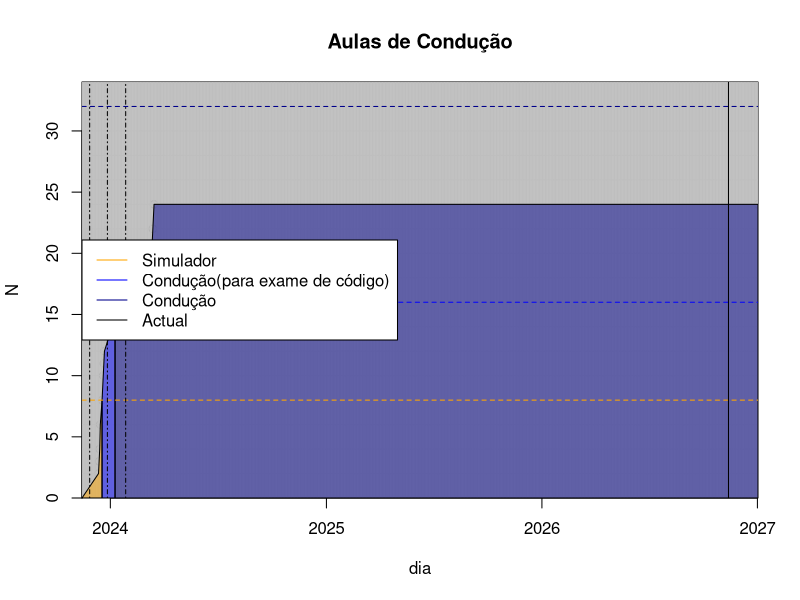

This figure's R source:
df <- read.csv(file.path("data", "aulas.csv"))

dias <- c(
  as.Date("2023-11-14"),
  as.Date(df$dia[df$conducao > 0]),
  as.Date(Sys.Date()) + 50
)
conducao <- cumsum(c(0, df$conducao[df$conducao > 0], 0))

min_dias <- min(dias)
max_dias <- max(dias)
max_conducao <- max(conducao)
diff_dias <- as.numeric(difftime(max_dias, min_dias, unit = "days"))


png(file.path("res", "conducao.png"),
  width = 8,
  height = 8,
  units = "cm",
  res = 2048,
  pointsize = 4
)

plot(dias, conducao,
  ylim = c(0, 34), xaxs = "i", yaxs = "i",
  xlab = "dia", ylab = "N", main = "Aulas de Condução"
)
grid(
  nx = diff_dias,
  ny = 17,
  lty = 1,
  col = "gray",
  lwd = 1
)

# Linhas da condução
a <- min_dias
x <- dias[conducao < 9]
b <- max(x)
y <- conducao[conducao < 9]
polygon(
  x = c(a, x, b),
  y = c(0, y, 0),
  col = adjustcolor("orange", alpha.f = 0.5)
)
if (max_conducao >= 8) {
  a <- b
  x <- dias[conducao > 8 & conducao < 17]
  b <- max(x)
  y <- conducao[conducao > 8 & conducao < 17]
  polygon(
    x = c(a, a, x, b),
    y = c(0, 8, y, 0),
    col = adjustcolor("blue", alpha.f = 0.5)
  )
  if (max_conducao >= 17) {
    a <- b
    x <- dias[conducao > 16]
    b <- max(x)
    y <- conducao[conducao > 16]
    polygon(
      x = c(a, a, x, b),
      y = c(0, 16, y, 0),
      col = adjustcolor("blue4", alpha.f = 0.5)
    )
  }
}

# linhas guia
abline(h = 8, col = "orange", lty = 2)
abline(h = 16, col = "blue", lty = 2)
abline(h = 32, col = "blue4", lty = 2)

abline(v = as.Date(Sys.Date()), col = "black")
abline(v = as.Date("2023-11-27"), col = "black", lty = 4)
abline(v = as.Date("2023-12-27"), col = "black", lty = 4)
abline(v = as.Date("2024-01-27"), col = "black", lty = 4)

legend(
  x = "left",
  legend = c(
    "Simulador",
    "Condução(para exame de código)",
    "Condução",
    "Actual"
  ),
  col = c("orange", "blue", "blue4", "black"),
  lty = 1,
  lwd = 1
)
